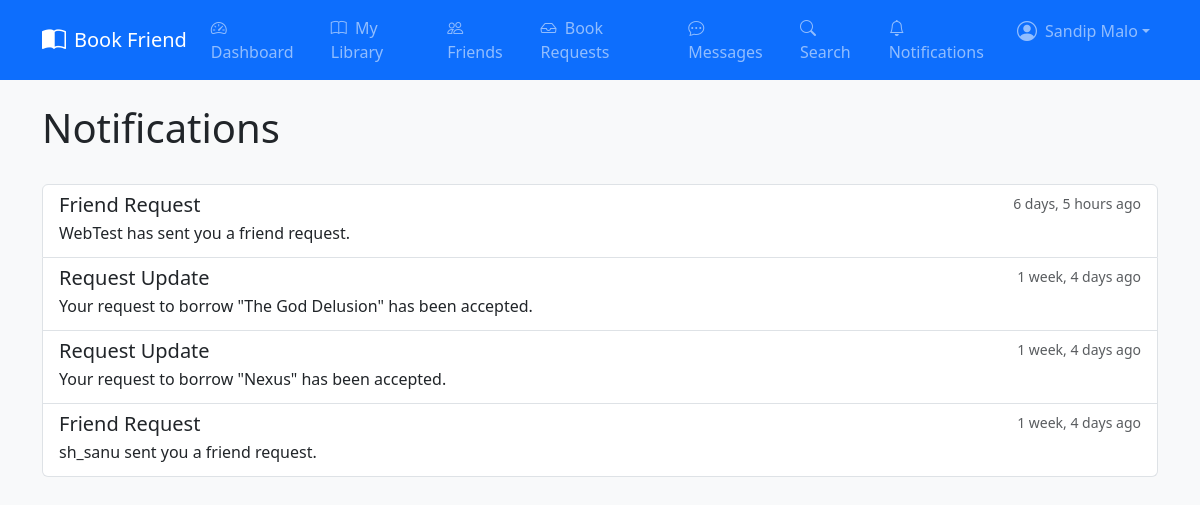
The app's page /notifications/ (signed in), older data.
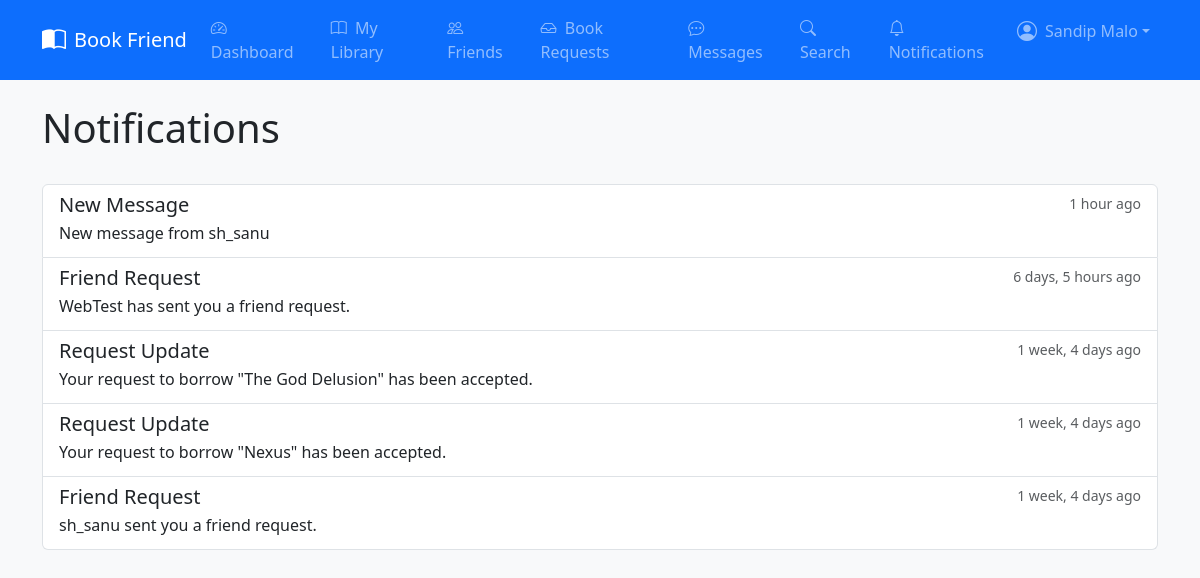
The same page, newer data.
### Core/models.py (models this page shows, shortened)
class Notification(models.Model):
    TYPE_CHOICES = [
        ('friend_request', 'Friend Request'),
        ('book_request', 'Book Request'),
        ('request_update', 'Request Update'),
        ('due_reminder', 'Due Reminder'),
        ('book_rating', 'Book Rating'),
        ('book_review', 'Book Review'),
        ('new_message', 'New Message'),
    ]
    user = models.ForeignKey(User, on_delete=models.CASCADE)
    notification_type = models.CharField(max_length=20, choices=TYPE_CHOICES)
    message = models.TextField()
    read = models.BooleanField(default=False)
    created_at = models.DateTimeField(auto_now_add=True)
    related_user = models.ForeignKey(User, on_delete=models.SET_NULL, null=True, blank=True, related_name='related_notifications')
    related_book = models.ForeignKey(Book, on_delete=models.SET_NULL, null=True, blank=True)
    related_book_request = models.ForeignKey(BookRequest, on_delete=models.SET_NULL, null=True, blank=True)
    related_friendship = models.ForeignKey(Friendship, on_delete=models.SET_NULL, null=True, blank=True)
    related_book_review = models.ForeignKey('BookReview', on_delete=models.SET_NULL, null=True, blank=True)
    related_message = models.ForeignKey('Message_Chat.Message', on_delete=models.SET_NULL, null=True, blank=True, related_name='notifications')

### Core/views.py (the view)
# urls.py: path("notifications/", views.notifications_view, name="notifications"),
@login_required
def notifications_view(request):
    notifications = Notification.objects.filter(user=request.user).order_by(
        "-created_at"
    )
    unread_count = notifications.filter(read=False).count()
    if request.method == "POST":
        notifications.filter(read=False).update(read=True)
        return redirect("core:notifications")
    context = {
        "notifications": notifications,
        "unread_count": unread_count,
    }
    return render(request, "core/notifications/list.html", context)

### Core/context_processors.py (called while the page is built)
def notification_count(request):
    if request.user.is_authenticated:
        unread_count = Notification.objects.filter(user=request.user, read=False).count()
        return {'unread_notifications': unread_count}
    return {'unread_notifications': 0}

### templates/core/notifications/list.html (shortened to what this page needs)
{% extends 'core/base.html' %}
{% block content %}
<div class="container">
    <div class="d-flex justify-content-between align-items-center mb-4">
        <h1>Notifications</h1>
    </div>
    {% if notifications %}
        <div class="list-group">
            {% for notification in notifications %}
                <a href="{% url 'core:notification_redirect' notification.id %}" class="list-group-item list-group-item-action {% if not notification.read %}list-group-item-primary{% endif %}">
                    <div class="d-flex w-100 justify-content-between">
                        <h5 class="mb-1">{{ notification.get_notification_type_display }}</h5>
                        <small class="text-muted">{{ notification.created_at|timesince }} ago</small>
                    </div>
                    <p class="mb-1">{{ notification.message }}</p>
                </a>
            {% endfor %}
        </div>
    {% else %}
        <p class="text-muted">No notifications yet.</p>
    {% endif %}
</div>
{% endblock %}

### templates/core/base.html (shortened to what this page needs)
{% load static %}
<!DOCTYPE html>
<html lang="en">
<head>
    <link href="https://cdn.jsdelivr.net/npm/bootstrap@5.3.0/dist/css/bootstrap.min.css" rel="stylesheet">
    <link rel="stylesheet" href="https://cdn.jsdelivr.net/npm/bootstrap-icons@1.11.1/font/bootstrap-icons.css">
    <link rel="stylesheet" href="/static/core/css/style.css">
</head>
<body>
    {% block navbar %}
        {% include 'core/includes/navbar.html' %}
    {% endblock %}
    <div class="container-fluid mt-4">
        {% block content %}{% endblock %}
    </div>
</body>
</html>

### templates/core/includes/navbar.html (shortened to what this page needs)
<nav class="navbar navbar-expand-lg navbar-dark bg-primary">
    <div class="container">
      <a class="navbar-brand d-flex align-items-center" href="{% url 'core:landing' %}">
        <i class="bi bi-book-half me-2 fs-4"></i>
        Book Friend
      </a>
      <div class="collapse navbar-collapse" id="navbarNav">
        {% if user.is_authenticated %}
          <ul class="navbar-nav me-auto">
            <li class="nav-item">
              <a class="nav-link" href="{% url 'core:dashboard' %}">
                <i class="bi bi-speedometer2 me-1"></i> Dashboard
              </a>
            </li>
            <li class="nav-item">
              <a class="nav-link" href="{% url 'core:library' username=user.username %}">
                <i class="bi bi-book me-1"></i> My Library
              </a>
            </li>
            <li class="nav-item">
              <a class="nav-link" href="{% url 'core:friends_list' %}">
                <i class="bi bi-people me-1"></i> Friends
              </a>
            </li>
            <li class="nav-item">
              <a class="nav-link" href="{% url 'core:book_requests' %}">
                <i class="bi bi-inbox me-1"></i> Book Requests
              </a>
            </li>
            <li class="nav-item">
              <a class="nav-link position-relative" href="{% url 'message_chat:chat_list' %}">
                <i class="bi bi-chat-dots me-1"></i> Messages
              </a>
            </li>
            <li class="nav-item">
              <a class="nav-link" href="{% url 'core:search' %}">
                <i class="bi bi-search me-1"></i> Search
              </a>
            </li>
          </ul>
          <ul class="navbar-nav">
            <li class="nav-item">
              <a class="nav-link position-relative" href="{% url 'core:notifications' %}">
                <i class="bi bi-bell me-1"></i> Notifications
              </a>
            </li>
            <li class="nav-item dropdown">
              <a
                class="nav-link dropdown-toggle d-flex align-items-center"
                href="#"
                role="button"
                data-bs-toggle="dropdown"
                aria-expanded="false"
              >
                <i class="bi bi-person-circle fs-5 me-2"></i>
                {{ user.get_full_name }}
              </a>
            </li>
          </ul>
        {% endif %}
      </div>
    </div>
  </nav>

### static/core/css/style.css (style rules this page uses)
body { background-color: #f8f9fa; }

Row changes from the older to the newer data that the page shows:
added Notification: notification_type "New Message", created_at "1 hour", message "New message from sh_sanu"
